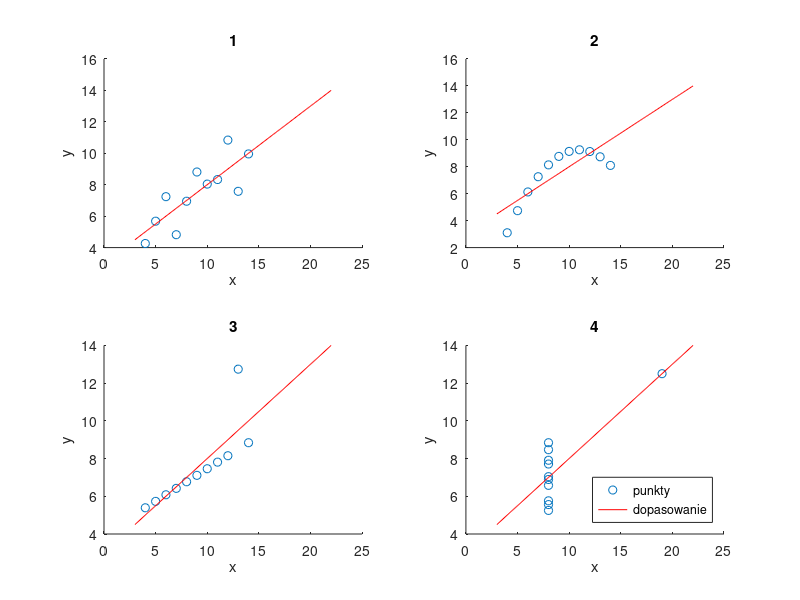

The MATLAB source for this figure:
clear all
load('data.mat')
X = zeros(11, 4);
Y = zeros(11, 4);
korelacje = zeros(4, 1)
for i = 1:4
    X(:, i) = data(:,2*i-1);
    Y(:, i) = data(:,2*i);
    korelacje_this =corrcoef(X(:, i), Y(:, i))
    korelacje(i) = korelacje_this(1,2)
    
    
    h = subplot(2,2,i)
    scatter(h, X(:, i), Y(:, i))
    hold on
    p = polyfit(X(:,i), Y(:,i), 1)
    x_fit = 3:0.1:22;
    y_fit = polyval(p, x_fit)
    plot(x_fit, y_fit, 'r-')
    title(h, i)
    xlabel(h,'x')
    ylabel(h,'y')
end
l=legend(h, 'punkty', 'dopasowanie');
set(l,'Location','SouthEast');
srednie_x = mean(X,1);
srednie_y = mean(Y,1);
wariancje_x = var(X,1,1);
wariancje_y = var(Y,1,1);
korelacje